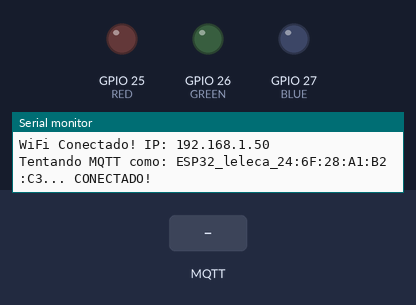
Bench run of a sketch on a simulated ESP32. Parts: output pins drawn as LEDs (lit = HIGH), the last lines printed to the serial monitor. The test bench sets the inputs (shaded band). WiFi joins after 1.5 s; servers stay silent unless stated; no MQTT or app messages arrive unless stated.

Above: at 5.8 s.
5.9 s: MQTT message "BLUE" arrives on the first subscribed topic
At 7.1 s:
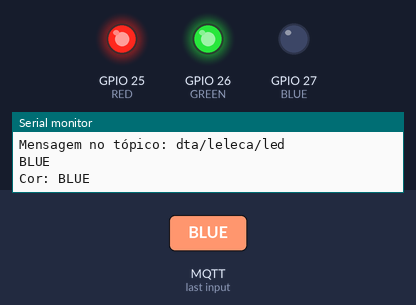
7.4 s: MQTT message "RED" arrives on the first subscribed topic
At 8.5 s:
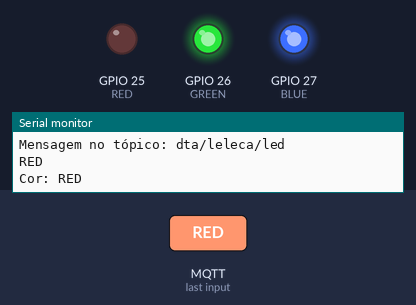
8.9 s: MQTT message "GREEN" arrives on the first subscribed topic
At 9.6 s:
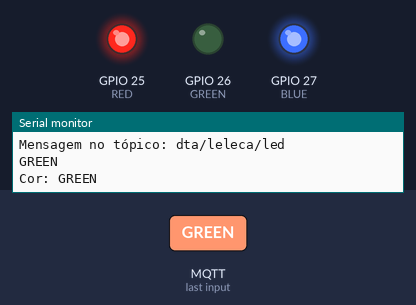
Timing chart, 0 to 11.9 s (numbered marks = the images above; inputs shaded):
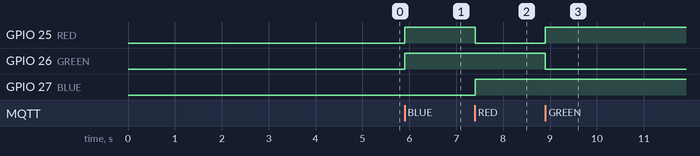

The sketch:

ledInput.ino
```cpp
/**
 * @author    patrosque
 * @brief     Cliente MQTT Industrial para IoT (ESP32).
 * Implementa protocolo Pub/Sub com LWT (Last Will),
 * reconexão não-bloqueante e identidade única via MAC.
 * @version   2.0.0 (Migração HTTP -> MQTT)
 * @date      2026-01-15
 */


#include <WiFi.h>
#include <PubSubClient.h>
#include "env.h"

WiFiClient espClient;
PubSubClient client(espClient);

hw_timer_t *timer = NULL;
unsigned long tempo = 0;
bool isConnected = false;

//callback do wifi
void WiFiEvent(WiFiEvent_t event) {
    switch(event) {
        case ARDUINO_EVENT_WIFI_STA_GOT_IP:
            Serial.println("WiFi Conectado! IP: " + WiFi.localIP().toString());
            break;
        case ARDUINO_EVENT_WIFI_STA_DISCONNECTED:
            Serial.println("WiFi perdido. O driver tentará reconectar sozinho...");
            break;
    }
}

int estaLigado = 0;
int nomeEnviado = 0;
int souEu = 0;

void callback(char* topic, byte* payload, unsigned int length) {

  //Serial.print("Lendo Tópico: ");
 // Serial.println(topic);
  String guardar = String(topic);

  // LE O QUE TA ESCRITO NO TOPICO
  String msg = "";
  for (unsigned int i = 0; i < length; i++) {                     //transforma o payload recebido do mqtt para string
    msg += (char)payload[i];
  }
  //
  int delimiter = msg.indexOf(":");

  String color = msg.substring(0, delimiter);

  color.toUpperCase();

  if (color == "BLUE") {
    digitalWrite(BLUE, LOW);
    digitalWrite(RED, HIGH);
    digitalWrite(GREEN, HIGH);
  }
  else if (color == "RED") {
    digitalWrite(RED, LOW);
    digitalWrite(BLUE, HIGH);
    digitalWrite(GREEN, HIGH);
  }
  else if (color == "GREEN") {
    digitalWrite(GREEN, LOW);
    digitalWrite(BLUE, HIGH);
    digitalWrite(RED, HIGH);
  }

  // client.publish(topico_led, color.c_str(), true);
  Serial.print("Mensagem no tópico: ");
  Serial.println(String(topic));

  Serial.println(msg);
  Serial.print("Cor: ");
  Serial.println(color);
}

boolean attemptMqttConnection() {                                     //função de Tentativa de Conexão (Retorna true/false, não trava o código)

  String clientId = String(mqtt_client_id) + "_" + String(WiFi.macAddress()); //gera ID Único (Evita colisão entre alunos)

  Serial.print("Tentando MQTT como: " + clientId + "... ");

  if (client.connect(
        clientId.c_str(),                                               //ID DO CLIENTE: Quem sou eu? (Ex: "ESP32_Patrick_MAC")
        NULL,                                                           //USUÁRIO: Tem login? (NULL pois o HiveMQ é público/anônimo)
        NULL,                                                           //SENHA: Tem senha? (NULL pois o HiveMQ é público/anônimo)
        topico_status,                                                  //TÓPICO DO TESTAMENTO (LWT): Onde publicar se a conexão cair?
        0,                                                              //QoS DO TESTAMENTO: Qual a prioridade? (0 = mais rápido/leve)
        true,                                                           //RETAIN (FIXAR): true = A mensagem fica "colada" no tópico
        "OFFLINE"                                                       //MENSAGEM DO TESTAMENTO: O que o Broker deve gritar por mim?
     )) {

    Serial.println("CONECTADO!");
    client.subscribe(topico_led);                                   //assina o tópico de comando

    return true;
  }
  else {
    Serial.print("Falha. rc=");
    Serial.print(client.state());
    return false;
  }
}

void IRAM_ATTR onTimer() {
  if (!isConnected)                                                      //interrupção a cada 1ms, só incrementa se não estiver conectado
    tempo++;
}

void setup() {

  Serial.begin(115200);

  //configuração dos pinos que serão controlados pelo servidor
  pinMode(GREEN, OUTPUT);
  pinMode(BLUE, OUTPUT);
  pinMode(RED, OUTPUT);


  //configuração do wifi
  WiFi.onEvent(WiFiEvent);
  WiFi.mode(WIFI_STA);
  WiFi.begin(WIFI_SSID, WIFI_PASS);

  //configuração do mqtt
  client.setServer(mqtt_server, mqtt_port);
  client.setCallback(callback);

  //configuração do timer
  timer = timerBegin(1000000);
  timerAttachInterrupt(timer, &onTimer);
  timerAlarm(timer, 1000, true, 0);
}

void loop() {
  taConectado();
}

void taConectado(){
if (!client.connected()) {
    isConnected = false;
    if (tempo > 5000) {                                     // Só tenta conectar se já passaram 5 segundos desde a última vez
      tempo = 0;
      if (attemptMqttConnection())                          // Tenta conectar. Se falhar, o loop continua rodando (não trava o Wi-Fi)
        tempo = 0;
    }
  }
  else {
    isConnected = true;
    client.loop();                                          // Se está conectado, mantém o Keep Alive
  }
}
```

env.h
```cpp
#ifndef ENV_H
#define ENV_H

#define WIFI_SSID "BTIA_SON5CT"
#define WIFI_PASS "IUVr4qSh8kQe"
#define BLUE 27
#define GREEN 26
#define RED 25                                                            //led que já vem soldado na esp32

const char* mqtt_server = "broker.hivemq.com";
const char* mqtt_client_id = "ESP32_leleca";

const char* topico_led = "dta/leleca/led";
const char* topico_status = "dta/leleca/status";
const int   mqtt_port = 1883;


#endif
```

Measured:
- after the input at 5.9 s, GPIO 25 (RED), GPIO 26 (GREEN): LOW → HIGH at once
- after the input at 7.4 s, GPIO 25 (RED): HIGH → LOW at once; GPIO 27 (BLUE): LOW → HIGH at once
- after the input at 8.9 s, GPIO 25 (RED): LOW → HIGH at once; GPIO 26 (GREEN): HIGH → LOW at once
